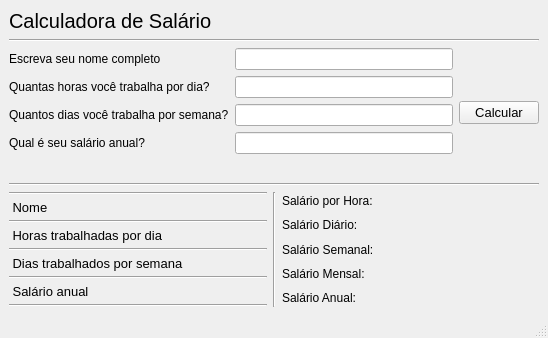
<?xml version="1.0" encoding="UTF-8"?>
<ui version="4.0">
 <class>MainWindow</class>
 <widget class="QMainWindow" name="MainWindow">
  <property name="geometry">
   <rect>
    <x>0</x>
    <y>0</y>
    <width>548</width>
    <height>338</height>
   </rect>
  </property>
  <property name="windowTitle">
   <string>MainWindow</string>
  </property>
  <widget class="QWidget" name="centralwidget">
   <layout class="QVBoxLayout" name="verticalLayout_4">
    <item>
     <widget class="QLabel" name="label">
      <property name="font">
       <font>
        <pointsize>15</pointsize>
       </font>
      </property>
      <property name="text">
       <string>Calculadora de Salário</string>
      </property>
     </widget>
    </item>
    <item>
     <widget class="Line" name="line">
      <property name="orientation">
       <enum>Qt::Horizontal</enum>
      </property>
     </widget>
    </item>
    <item>
     <layout class="QHBoxLayout" name="horizontalLayout_2">
      <item>
       <layout class="QFormLayout" name="formLayout">
        <item row="0" column="0">
         <widget class="QLabel" name="escrevaSeuNomeCompletoLabel">
          <property name="font">
           <font>
            <pointsize>9</pointsize>
           </font>
          </property>
          <property name="text">
           <string>Escreva seu nome completo</string>
          </property>
         </widget>
        </item>
        <item row="0" column="1">
         <widget class="QLineEdit" name="nome">
          <property name="alignment">
           <set>Qt::AlignJustify|Qt::AlignVCenter</set>
          </property>
         </widget>
        </item>
        <item row="1" column="0">
         <widget class="QLabel" name="quantasHorasVocTrabalhaLabel">
          <property name="font">
           <font>
            <pointsize>9</pointsize>
           </font>
          </property>
          <property name="text">
           <string>Quantas horas você trabalha por dia?</string>
          </property>
         </widget>
        </item>
        <item row="1" column="1">
         <widget class="QLineEdit" name="hora_dia">
          <property name="inputMask">
           <string>00</string>
          </property>
         </widget>
        </item>
        <item row="2" column="0">
         <widget class="QLabel" name="quantosDiasVocTrabalhaPorSemanaLabel">
          <property name="font">
           <font>
            <pointsize>9</pointsize>
           </font>
          </property>
          <property name="text">
           <string>Quantos dias você trabalha por semana?</string>
          </property>
         </widget>
        </item>
        <item row="2" column="1">
         <widget class="QLineEdit" name="dia_semana">
          <property name="inputMask">
           <string>0</string>
          </property>
         </widget>
        </item>
        <item row="3" column="0">
         <widget class="QLabel" name="qualSeuSalRioAnualLabel">
          <property name="font">
           <font>
            <pointsize>9</pointsize>
           </font>
          </property>
          <property name="text">
           <string>Qual é seu salário anual?</string>
          </property>
         </widget>
        </item>
        <item row="3" column="1">
         <widget class="QLineEdit" name="anual">
          <property name="inputMask">
           <string>00000000000000000000</string>
          </property>
          <property name="maxLength">
           <number>20</number>
          </property>
         </widget>
        </item>
       </layout>
      </item>
      <item>
       <layout class="QVBoxLayout" name="verticalLayout_3">
        <item>
         <spacer name="verticalSpacer_2">
          <property name="orientation">
           <enum>Qt::Vertical</enum>
          </property>
          <property name="sizeHint" stdset="0">
           <size>
            <width>20</width>
            <height>17</height>
           </size>
          </property>
         </spacer>
        </item>
        <item>
         <widget class="QPushButton" name="calc_button">
          <property name="font">
           <font>
            <pointsize>10</pointsize>
           </font>
          </property>
          <property name="text">
           <string>Calcular</string>
          </property>
         </widget>
        </item>
        <item>
         <spacer name="verticalSpacer">
          <property name="orientation">
           <enum>Qt::Vertical</enum>
          </property>
          <property name="sizeHint" stdset="0">
           <size>
            <width>20</width>
            <height>28</height>
           </size>
          </property>
         </spacer>
        </item>
       </layout>
      </item>
     </layout>
    </item>
    <item>
     <widget class="Line" name="line_8">
      <property name="orientation">
       <enum>Qt::Horizontal</enum>
      </property>
     </widget>
    </item>
    <item>
     <layout class="QHBoxLayout" name="horizontalLayout">
      <item>
       <layout class="QVBoxLayout" name="verticalLayout">
        <property name="spacing">
         <number>5</number>
        </property>
        <item>
         <widget class="Line" name="line_6">
          <property name="orientation">
           <enum>Qt::Horizontal</enum>
          </property>
         </widget>
        </item>
        <item>
         <widget class="QLabel" name="label_name">
          <property name="font">
           <font>
            <pointsize>10</pointsize>
           </font>
          </property>
          <property name="frameShadow">
           <enum>QFrame::Plain</enum>
          </property>
          <property name="text">
           <string> Nome</string>
          </property>
         </widget>
        </item>
        <item>
         <widget class="Line" name="line_2">
          <property name="orientation">
           <enum>Qt::Horizontal</enum>
          </property>
         </widget>
        </item>
        <item>
         <widget class="QLabel" name="label_hour">
          <property name="font">
           <font>
            <pointsize>10</pointsize>
           </font>
          </property>
          <property name="text">
           <string> Horas trabalhadas por dia</string>
          </property>
         </widget>
        </item>
        <item>
         <widget class="Line" name="line_3">
          <property name="orientation">
           <enum>Qt::Horizontal</enum>
          </property>
         </widget>
        </item>
        <item>
         <widget class="QLabel" name="label_days">
          <property name="font">
           <font>
            <pointsize>10</pointsize>
           </font>
          </property>
          <property name="text">
           <string> Dias trabalhados por semana</string>
          </property>
         </widget>
        </item>
        <item>
         <widget class="Line" name="line_4">
          <property name="orientation">
           <enum>Qt::Horizontal</enum>
          </property>
         </widget>
        </item>
        <item>
         <widget class="QLabel" name="label_anual">
          <property name="font">
           <font>
            <pointsize>10</pointsize>
           </font>
          </property>
          <property name="text">
           <string> Salário anual</string>
          </property>
         </widget>
        </item>
        <item>
         <widget class="Line" name="line_5">
          <property name="orientation">
           <enum>Qt::Horizontal</enum>
          </property>
         </widget>
        </item>
       </layout>
      </item>
      <item>
       <widget class="Line" name="line_7">
        <property name="orientation">
         <enum>Qt::Vertical</enum>
        </property>
       </widget>
      </item>
      <item>
       <layout class="QVBoxLayout" name="verticalLayout_2">
        <item>
         <widget class="QLabel" name="s_hora">
          <property name="font">
           <font>
            <pointsize>9</pointsize>
           </font>
          </property>
          <property name="text">
           <string>Salário por Hora:</string>
          </property>
         </widget>
        </item>
        <item>
         <widget class="QLabel" name="s_dia">
          <property name="font">
           <font>
            <pointsize>9</pointsize>
           </font>
          </property>
          <property name="text">
           <string>Salário Diário:</string>
          </property>
         </widget>
        </item>
        <item>
         <widget class="QLabel" name="s_semana">
          <property name="font">
           <font>
            <pointsize>9</pointsize>
           </font>
          </property>
          <property name="text">
           <string>Salário Semanal:</string>
          </property>
         </widget>
        </item>
        <item>
         <widget class="QLabel" name="s_mes">
          <property name="font">
           <font>
            <pointsize>9</pointsize>
           </font>
          </property>
          <property name="text">
           <string>Salário Mensal:</string>
          </property>
         </widget>
        </item>
        <item>
         <widget class="QLabel" name="s_anual">
          <property name="font">
           <font>
            <pointsize>9</pointsize>
           </font>
          </property>
          <property name="text">
           <string>Salário Anual:</string>
          </property>
         </widget>
        </item>
       </layout>
      </item>
     </layout>
    </item>
   </layout>
  </widget>
  <widget class="QMenuBar" name="menubar">
   <property name="geometry">
    <rect>
     <x>0</x>
     <y>0</y>
     <width>548</width>
     <height>21</height>
    </rect>
   </property>
  </widget>
  <widget class="QStatusBar" name="statusbar"/>
 </widget>
 <tabstops>
  <tabstop>nome</tabstop>
  <tabstop>hora_dia</tabstop>
  <tabstop>dia_semana</tabstop>
  <tabstop>anual</tabstop>
  <tabstop>calc_button</tabstop>
 </tabstops>
 <resources/>
 <connections/>
</ui>
